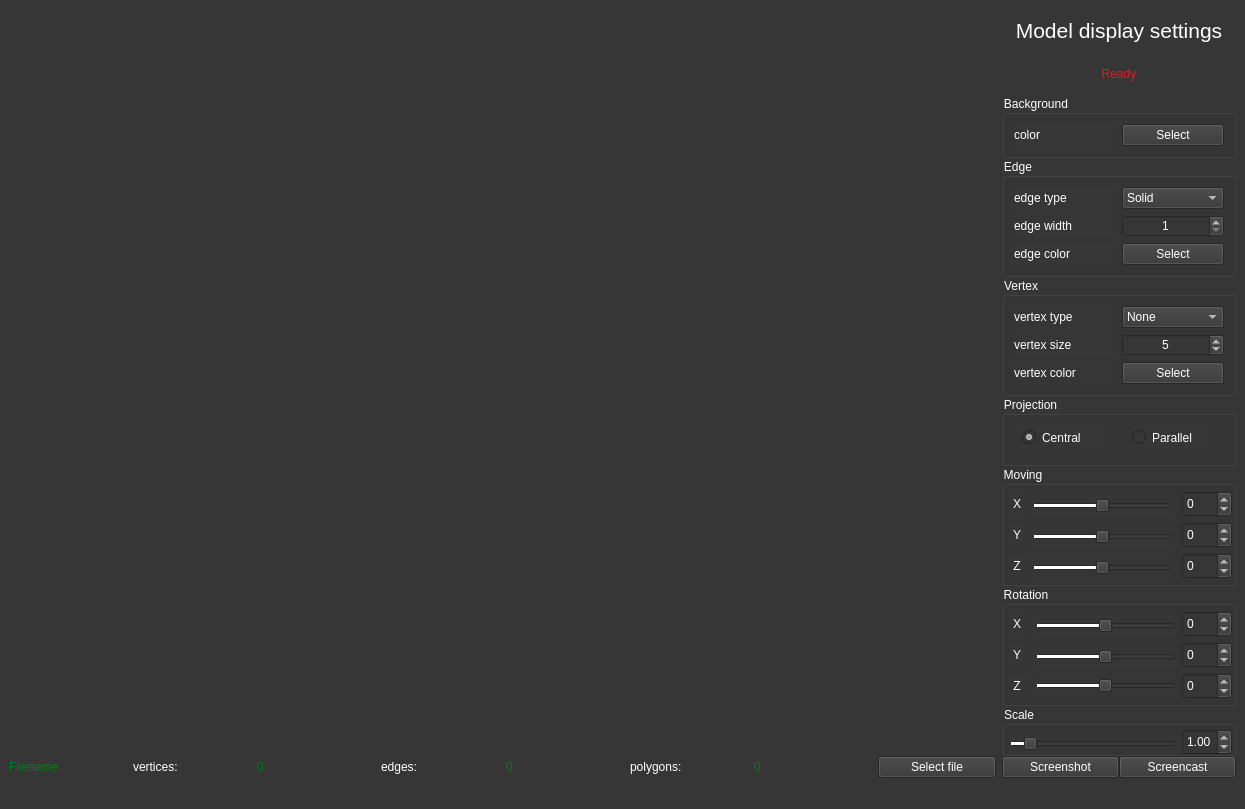
<?xml version="1.0" encoding="UTF-8"?>
<ui version="4.0">
 <class>MainWindow</class>
 <widget class="QMainWindow" name="MainWindow">
  <property name="geometry">
   <rect>
    <x>0</x>
    <y>0</y>
    <width>1245</width>
    <height>809</height>
   </rect>
  </property>
  <property name="windowTitle">
   <string>3D Viewer 1.0</string>
  </property>
  <property name="styleSheet">
   <string notr="true">background-color: rgb(54, 54, 54);</string>
  </property>
  <widget class="QWidget" name="centralwidget">
   <layout class="QGridLayout" name="gridLayout_3">
    <item row="3" column="0">
     <widget class="QLabel" name="label">
      <property name="styleSheet">
       <string notr="true">color: rgb(7, 122, 29);</string>
      </property>
      <property name="text">
       <string>Filename</string>
      </property>
     </widget>
    </item>
    <item row="3" column="1">
     <widget class="QLabel" name="label_2">
      <property name="styleSheet">
       <string notr="true">color: rgb(255, 255, 255);</string>
      </property>
      <property name="text">
       <string>vertices:</string>
      </property>
     </widget>
    </item>
    <item row="0" column="8" rowspan="4">
     <layout class="QVBoxLayout" name="verticalLayout" stretch="0,0,0,0,0,2,4,4,2,0">
      <property name="spacing">
       <number>0</number>
      </property>
      <property name="leftMargin">
       <number>0</number>
      </property>
      <property name="topMargin">
       <number>0</number>
      </property>
      <property name="rightMargin">
       <number>0</number>
      </property>
      <property name="bottomMargin">
       <number>0</number>
      </property>
      <item>
       <widget class="QLabel" name="label_14">
        <property name="font">
         <font>
          <pointsize>16</pointsize>
         </font>
        </property>
        <property name="styleSheet">
         <string notr="true">color: rgb(255, 255, 255);</string>
        </property>
        <property name="text">
         <string>Model display settings</string>
        </property>
        <property name="alignment">
         <set>Qt::AlignCenter</set>
        </property>
       </widget>
      </item>
      <item>
       <widget class="QLabel" name="label_gif">
        <property name="styleSheet">
         <string notr="true">color: rgb(224, 27, 36);</string>
        </property>
        <property name="text">
         <string>Ready</string>
        </property>
        <property name="alignment">
         <set>Qt::AlignCenter</set>
        </property>
       </widget>
      </item>
      <item>
       <widget class="QGroupBox" name="groupBox_2">
        <property name="styleSheet">
         <string notr="true">color: rgb(255, 255, 255);</string>
        </property>
        <property name="title">
         <string>Background</string>
        </property>
        <layout class="QGridLayout" name="gridLayout_4">
         <item row="0" column="0">
          <widget class="QLabel" name="label_27">
           <property name="text">
            <string>color</string>
           </property>
          </widget>
         </item>
         <item row="0" column="1">
          <widget class="QPushButton" name="pushButton_backgroundColor">
           <property name="text">
            <string>Select</string>
           </property>
          </widget>
         </item>
        </layout>
       </widget>
      </item>
      <item>
       <widget class="QGroupBox" name="groupBox_edges">
        <property name="styleSheet">
         <string notr="true">color: rgb(255, 255, 255);</string>
        </property>
        <property name="title">
         <string>Edge</string>
        </property>
        <layout class="QGridLayout" name="gridLayout">
         <item row="0" column="0">
          <widget class="QLabel" name="label_15">
           <property name="text">
            <string>edge type</string>
           </property>
          </widget>
         </item>
         <item row="0" column="1">
          <widget class="QComboBox" name="comboBox_edgetype">
           <item>
            <property name="text">
             <string>Solid</string>
            </property>
           </item>
           <item>
            <property name="text">
             <string>Dashed</string>
            </property>
           </item>
          </widget>
         </item>
         <item row="1" column="0">
          <widget class="QLabel" name="label_16">
           <property name="text">
            <string>edge width</string>
           </property>
          </widget>
         </item>
         <item row="1" column="1">
          <widget class="QSpinBox" name="spinBox_edgewidth">
           <property name="styleSheet">
            <string notr="true"/>
           </property>
           <property name="alignment">
            <set>Qt::AlignCenter</set>
           </property>
           <property name="minimum">
            <number>1</number>
           </property>
           <property name="maximum">
            <number>10</number>
           </property>
          </widget>
         </item>
         <item row="2" column="0">
          <widget class="QLabel" name="label_17">
           <property name="text">
            <string>edge color</string>
           </property>
          </widget>
         </item>
         <item row="2" column="1">
          <widget class="QPushButton" name="pushButton_edgeColor">
           <property name="text">
            <string>Select</string>
           </property>
          </widget>
         </item>
        </layout>
       </widget>
      </item>
      <item>
       <widget class="QGroupBox" name="groupBox_vertex">
        <property name="styleSheet">
         <string notr="true">color: rgb(255, 255, 255);</string>
        </property>
        <property name="title">
         <string>Vertex</string>
        </property>
        <layout class="QGridLayout" name="gridLayout_2">
         <item row="0" column="0">
          <widget class="QLabel" name="label_23">
           <property name="text">
            <string>vertex type</string>
           </property>
          </widget>
         </item>
         <item row="0" column="1">
          <widget class="QComboBox" name="comboBox_vertextype">
           <item>
            <property name="text">
             <string>None</string>
            </property>
           </item>
           <item>
            <property name="text">
             <string>Circle</string>
            </property>
           </item>
           <item>
            <property name="text">
             <string>Square</string>
            </property>
           </item>
          </widget>
         </item>
         <item row="1" column="0">
          <widget class="QLabel" name="label_22">
           <property name="text">
            <string>vertex size</string>
           </property>
          </widget>
         </item>
         <item row="1" column="1">
          <widget class="QSpinBox" name="spinBox_vertexsize">
           <property name="styleSheet">
            <string notr="true"/>
           </property>
           <property name="alignment">
            <set>Qt::AlignCenter</set>
           </property>
           <property name="minimum">
            <number>1</number>
           </property>
           <property name="maximum">
            <number>10</number>
           </property>
           <property name="value">
            <number>5</number>
           </property>
          </widget>
         </item>
         <item row="2" column="0">
          <widget class="QLabel" name="label_21">
           <property name="text">
            <string>vertex color</string>
           </property>
          </widget>
         </item>
         <item row="2" column="1">
          <widget class="QPushButton" name="pushButton_vertexColor">
           <property name="text">
            <string>Select</string>
           </property>
          </widget>
         </item>
        </layout>
       </widget>
      </item>
      <item>
       <widget class="QGroupBox" name="groupBox_projection">
        <property name="maximumSize">
         <size>
          <width>16777215</width>
          <height>70</height>
         </size>
        </property>
        <property name="styleSheet">
         <string notr="true">color: rgb(255, 255, 255);</string>
        </property>
        <property name="title">
         <string>Projection</string>
        </property>
        <widget class="QRadioButton" name="radioButton">
         <property name="geometry">
          <rect>
           <x>20</x>
           <y>30</y>
           <width>81</width>
           <height>23</height>
          </rect>
         </property>
         <property name="text">
          <string>Central</string>
         </property>
         <property name="checked">
          <bool>true</bool>
         </property>
        </widget>
        <widget class="QRadioButton" name="radioButton_2">
         <property name="geometry">
          <rect>
           <x>130</x>
           <y>30</y>
           <width>81</width>
           <height>23</height>
          </rect>
         </property>
         <property name="text">
          <string>Parallel</string>
         </property>
        </widget>
       </widget>
      </item>
      <item>
       <widget class="QGroupBox" name="groupBox_moving">
        <property name="minimumSize">
         <size>
          <width>234</width>
          <height>0</height>
         </size>
        </property>
        <property name="maximumSize">
         <size>
          <width>16777215</width>
          <height>120</height>
         </size>
        </property>
        <property name="sizeIncrement">
         <size>
          <width>0</width>
          <height>0</height>
         </size>
        </property>
        <property name="styleSheet">
         <string notr="true">color: rgb(255, 255, 255);</string>
        </property>
        <property name="title">
         <string>Moving</string>
        </property>
        <widget class="QDoubleSpinBox" name="doubleSpinBoxMoveX">
         <property name="geometry">
          <rect>
           <x>180</x>
           <y>25</y>
           <width>50</width>
           <height>26</height>
          </rect>
         </property>
         <property name="decimals">
          <number>0</number>
         </property>
         <property name="minimum">
          <double>-100.000000000000000</double>
         </property>
         <property name="maximum">
          <double>100.000000000000000</double>
         </property>
         <property name="singleStep">
          <double>1.000000000000000</double>
         </property>
         <property name="value">
          <double>0.000000000000000</double>
         </property>
        </widget>
        <widget class="QDoubleSpinBox" name="doubleSpinBoxMoveY">
         <property name="geometry">
          <rect>
           <x>180</x>
           <y>56</y>
           <width>50</width>
           <height>26</height>
          </rect>
         </property>
         <property name="decimals">
          <number>0</number>
         </property>
         <property name="minimum">
          <double>-100.000000000000000</double>
         </property>
         <property name="maximum">
          <double>100.000000000000000</double>
         </property>
         <property name="singleStep">
          <double>1.000000000000000</double>
         </property>
         <property name="value">
          <double>0.000000000000000</double>
         </property>
        </widget>
        <widget class="QDoubleSpinBox" name="doubleSpinBoxMoveZ">
         <property name="geometry">
          <rect>
           <x>180</x>
           <y>87</y>
           <width>50</width>
           <height>26</height>
          </rect>
         </property>
         <property name="decimals">
          <number>0</number>
         </property>
         <property name="minimum">
          <double>-100.000000000000000</double>
         </property>
         <property name="singleStep">
          <double>1.000000000000000</double>
         </property>
         <property name="value">
          <double>0.000000000000000</double>
         </property>
        </widget>
        <widget class="QLabel" name="label_10">
         <property name="geometry">
          <rect>
           <x>5</x>
           <y>28</y>
           <width>20</width>
           <height>20</height>
          </rect>
         </property>
         <property name="text">
          <string>X</string>
         </property>
         <property name="alignment">
          <set>Qt::AlignCenter</set>
         </property>
        </widget>
        <widget class="QLabel" name="label_12">
         <property name="geometry">
          <rect>
           <x>5</x>
           <y>90</y>
           <width>20</width>
           <height>20</height>
          </rect>
         </property>
         <property name="text">
          <string>Z</string>
         </property>
         <property name="alignment">
          <set>Qt::AlignCenter</set>
         </property>
        </widget>
        <widget class="QLabel" name="label_11">
         <property name="geometry">
          <rect>
           <x>5</x>
           <y>59</y>
           <width>20</width>
           <height>20</height>
          </rect>
         </property>
         <property name="text">
          <string>Y</string>
         </property>
         <property name="alignment">
          <set>Qt::AlignCenter</set>
         </property>
        </widget>
        <widget class="QSlider" name="horizontalSliderMoveX">
         <property name="geometry">
          <rect>
           <x>30</x>
           <y>30</y>
           <width>141</width>
           <height>20</height>
          </rect>
         </property>
         <property name="styleSheet">
          <string notr="true">
selection-background-color: rgb(255, 255, 255);</string>
         </property>
         <property name="minimum">
          <number>-100</number>
         </property>
         <property name="maximum">
          <number>100</number>
         </property>
         <property name="singleStep">
          <number>1</number>
         </property>
         <property name="pageStep">
          <number>10</number>
         </property>
         <property name="value">
          <number>0</number>
         </property>
         <property name="sliderPosition">
          <number>0</number>
         </property>
         <property name="orientation">
          <enum>Qt::Horizontal</enum>
         </property>
        </widget>
        <widget class="QSlider" name="horizontalSliderMoveY">
         <property name="geometry">
          <rect>
           <x>30</x>
           <y>61</y>
           <width>141</width>
           <height>20</height>
          </rect>
         </property>
         <property name="styleSheet">
          <string notr="true">selection-background-color: rgb(255, 255, 255);</string>
         </property>
         <property name="minimum">
          <number>-100</number>
         </property>
         <property name="maximum">
          <number>100</number>
         </property>
         <property name="singleStep">
          <number>1</number>
         </property>
         <property name="value">
          <number>0</number>
         </property>
         <property name="orientation">
          <enum>Qt::Horizontal</enum>
         </property>
        </widget>
        <widget class="QSlider" name="horizontalSliderMoveZ">
         <property name="geometry">
          <rect>
           <x>30</x>
           <y>92</y>
           <width>141</width>
           <height>20</height>
          </rect>
         </property>
         <property name="styleSheet">
          <string notr="true">selection-background-color: rgb(255, 255, 255);</string>
         </property>
         <property name="minimum">
          <number>-100</number>
         </property>
         <property name="maximum">
          <number>100</number>
         </property>
         <property name="singleStep">
          <number>1</number>
         </property>
         <property name="value">
          <number>0</number>
         </property>
         <property name="orientation">
          <enum>Qt::Horizontal</enum>
         </property>
        </widget>
       </widget>
      </item>
      <item>
       <widget class="QGroupBox" name="groupBox_rotation">
        <property name="minimumSize">
         <size>
          <width>0</width>
          <height>0</height>
         </size>
        </property>
        <property name="maximumSize">
         <size>
          <width>16777215</width>
          <height>120</height>
         </size>
        </property>
        <property name="styleSheet">
         <string notr="true">color: rgb(255, 255, 255);</string>
        </property>
        <property name="title">
         <string>Rotation</string>
        </property>
        <widget class="QDoubleSpinBox" name="doubleSpinBoxRotateX">
         <property name="geometry">
          <rect>
           <x>180</x>
           <y>25</y>
           <width>50</width>
           <height>26</height>
          </rect>
         </property>
         <property name="decimals">
          <number>0</number>
         </property>
         <property name="minimum">
          <double>-360.000000000000000</double>
         </property>
         <property name="maximum">
          <double>360.000000000000000</double>
         </property>
         <property name="singleStep">
          <double>1.000000000000000</double>
         </property>
         <property name="value">
          <double>0.000000000000000</double>
         </property>
        </widget>
        <widget class="QDoubleSpinBox" name="doubleSpinBoxRotateY">
         <property name="geometry">
          <rect>
           <x>180</x>
           <y>56</y>
           <width>50</width>
           <height>26</height>
          </rect>
         </property>
         <property name="decimals">
          <number>0</number>
         </property>
         <property name="minimum">
          <double>-360.000000000000000</double>
         </property>
         <property name="maximum">
          <double>360.000000000000000</double>
         </property>
         <property name="singleStep">
          <double>1.000000000000000</double>
         </property>
         <property name="value">
          <double>0.000000000000000</double>
         </property>
        </widget>
        <widget class="QDoubleSpinBox" name="doubleSpinBoxRotateZ">
         <property name="geometry">
          <rect>
           <x>180</x>
           <y>87</y>
           <width>50</width>
           <height>26</height>
          </rect>
         </property>
         <property name="decimals">
          <number>0</number>
         </property>
         <property name="minimum">
          <double>-360.000000000000000</double>
         </property>
         <property name="maximum">
          <double>360.000000000000000</double>
         </property>
         <property name="singleStep">
          <double>1.000000000000000</double>
         </property>
         <property name="value">
          <double>0.000000000000000</double>
         </property>
        </widget>
        <widget class="QLabel" name="label_5">
         <property name="geometry">
          <rect>
           <x>5</x>
           <y>28</y>
           <width>20</width>
           <height>20</height>
          </rect>
         </property>
         <property name="text">
          <string>X</string>
         </property>
         <property name="alignment">
          <set>Qt::AlignCenter</set>
         </property>
        </widget>
        <widget class="QLabel" name="label_6">
         <property name="geometry">
          <rect>
           <x>5</x>
           <y>59</y>
           <width>20</width>
           <height>20</height>
          </rect>
         </property>
         <property name="text">
          <string>Y</string>
         </property>
         <property name="alignment">
          <set>Qt::AlignCenter</set>
         </property>
        </widget>
        <widget class="QLabel" name="label_7">
         <property name="geometry">
          <rect>
           <x>5</x>
           <y>90</y>
           <width>20</width>
           <height>20</height>
          </rect>
         </property>
         <property name="text">
          <string>Z</string>
         </property>
         <property name="alignment">
          <set>Qt::AlignCenter</set>
         </property>
        </widget>
        <widget class="QSlider" name="horizontalSliderRotateX">
         <property name="geometry">
          <rect>
           <x>33</x>
           <y>30</y>
           <width>141</width>
           <height>20</height>
          </rect>
         </property>
         <property name="styleSheet">
          <string notr="true">selection-background-color: rgb(255, 255, 255);</string>
         </property>
         <property name="minimum">
          <number>-360</number>
         </property>
         <property name="maximum">
          <number>360</number>
         </property>
         <property name="singleStep">
          <number>1</number>
         </property>
         <property name="pageStep">
          <number>30</number>
         </property>
         <property name="value">
          <number>0</number>
         </property>
         <property name="sliderPosition">
          <number>0</number>
         </property>
         <property name="orientation">
          <enum>Qt::Horizontal</enum>
         </property>
        </widget>
        <widget class="QSlider" name="horizontalSliderRotateY">
         <property name="geometry">
          <rect>
           <x>33</x>
           <y>61</y>
           <width>141</width>
           <height>20</height>
          </rect>
         </property>
         <property name="styleSheet">
          <string notr="true">selection-background-color: rgb(255, 255, 255);</string>
         </property>
         <property name="minimum">
          <number>-360</number>
         </property>
         <property name="maximum">
          <number>360</number>
         </property>
         <property name="singleStep">
          <number>1</number>
         </property>
         <property name="pageStep">
          <number>30</number>
         </property>
         <property name="value">
          <number>0</number>
         </property>
         <property name="sliderPosition">
          <number>0</number>
         </property>
         <property name="orientation">
          <enum>Qt::Horizontal</enum>
         </property>
        </widget>
        <widget class="QSlider" name="horizontalSliderRotateZ">
         <property name="geometry">
          <rect>
           <x>33</x>
           <y>92</y>
           <width>141</width>
           <height>16</height>
          </rect>
         </property>
         <property name="styleSheet">
          <string notr="true">selection-background-color: rgb(255, 255, 255);</string>
         </property>
         <property name="minimum">
          <number>-360</number>
         </property>
         <property name="maximum">
          <number>360</number>
         </property>
         <property name="singleStep">
          <number>1</number>
         </property>
         <property name="pageStep">
          <number>30</number>
         </property>
         <property name="value">
          <number>0</number>
         </property>
         <property name="orientation">
          <enum>Qt::Horizontal</enum>
         </property>
        </widget>
       </widget>
      </item>
      <item>
       <widget class="QGroupBox" name="groupBox">
        <property name="maximumSize">
         <size>
          <width>16777215</width>
          <height>50</height>
         </size>
        </property>
        <property name="styleSheet">
         <string notr="true">color: rgb(255, 255, 255);</string>
        </property>
        <property name="title">
         <string>Scale</string>
        </property>
        <widget class="QDoubleSpinBox" name="doubleSpinBoxScale">
         <property name="geometry">
          <rect>
           <x>180</x>
           <y>23</y>
           <width>50</width>
           <height>26</height>
          </rect>
         </property>
         <property name="decimals">
          <number>2</number>
         </property>
         <property name="minimum">
          <double>0.100000000000000</double>
         </property>
         <property name="maximum">
          <double>100.000000000000000</double>
         </property>
         <property name="singleStep">
          <double>0.100000000000000</double>
         </property>
         <property name="value">
          <double>1.000000000000000</double>
         </property>
        </widget>
        <widget class="QSlider" name="horizontalSliderScale">
         <property name="geometry">
          <rect>
           <x>7</x>
           <y>30</y>
           <width>168</width>
           <height>16</height>
          </rect>
         </property>
         <property name="styleSheet">
          <string notr="true">selection-background-color: rgb(255, 255, 255);</string>
         </property>
         <property name="minimum">
          <number>10</number>
         </property>
         <property name="maximum">
          <number>1000</number>
         </property>
         <property name="pageStep">
          <number>10</number>
         </property>
         <property name="value">
          <number>100</number>
         </property>
         <property name="sliderPosition">
          <number>100</number>
         </property>
         <property name="orientation">
          <enum>Qt::Horizontal</enum>
         </property>
        </widget>
       </widget>
      </item>
      <item>
       <layout class="QHBoxLayout" name="horizontalLayout_3">
        <item>
         <widget class="QPushButton" name="pushButton_screenshot">
          <property name="styleSheet">
           <string notr="true">color: rgb(255, 255, 255);</string>
          </property>
          <property name="text">
           <string>Screenshot</string>
          </property>
         </widget>
        </item>
        <item>
         <widget class="QPushButton" name="pushButton_screencast">
          <property name="styleSheet">
           <string notr="true">color: rgb(255, 255, 255);</string>
          </property>
          <property name="text">
           <string>Screencast</string>
          </property>
         </widget>
        </item>
       </layout>
      </item>
     </layout>
    </item>
    <item row="3" column="3">
     <widget class="QLabel" name="label_4">
      <property name="styleSheet">
       <string notr="true">color: rgb(255, 255, 255);</string>
      </property>
      <property name="text">
       <string>edges:</string>
      </property>
     </widget>
    </item>
    <item row="3" column="4">
     <widget class="QLabel" name="label_edge_numb">
      <property name="styleSheet">
       <string notr="true">color: rgb(7, 122, 29);</string>
      </property>
      <property name="text">
       <string>0</string>
      </property>
     </widget>
    </item>
    <item row="3" column="2">
     <widget class="QLabel" name="label_vert_numb">
      <property name="styleSheet">
       <string notr="true">color: rgb(7, 122, 29);</string>
      </property>
      <property name="text">
       <string>0</string>
      </property>
     </widget>
    </item>
    <item row="3" column="7">
     <widget class="QPushButton" name="pushButton_file">
      <property name="styleSheet">
       <string notr="true">color: rgb(255, 255, 255);</string>
      </property>
      <property name="text">
       <string>Select file</string>
      </property>
     </widget>
    </item>
    <item row="3" column="5">
     <widget class="QLabel" name="label_3">
      <property name="styleSheet">
       <string notr="true">color: rgb(255, 255, 255);</string>
      </property>
      <property name="text">
       <string>polygons:</string>
      </property>
     </widget>
    </item>
    <item row="3" column="6">
     <widget class="QLabel" name="label_poly_numb">
      <property name="styleSheet">
       <string notr="true">color: rgb(7, 122, 29);</string>
      </property>
      <property name="text">
       <string>0</string>
      </property>
     </widget>
    </item>
    <item row="0" column="0" colspan="8">
     <widget class="CuteViewer" name="widget" native="true">
      <property name="sizePolicy">
       <sizepolicy hsizetype="Preferred" vsizetype="Preferred">
        <horstretch>0</horstretch>
        <verstretch>1</verstretch>
       </sizepolicy>
      </property>
     </widget>
    </item>
   </layout>
  </widget>
  <widget class="QMenuBar" name="menubar">
   <property name="geometry">
    <rect>
     <x>0</x>
     <y>0</y>
     <width>1245</width>
     <height>22</height>
    </rect>
   </property>
  </widget>
  <widget class="QStatusBar" name="statusbar"/>
 </widget>
 <customwidgets>
  <customwidget>
   <class>CuteViewer</class>
   <extends>QWidget</extends>
   <header location="global">cuteviewer.h</header>
   <container>1</container>
  </customwidget>
 </customwidgets>
 <resources/>
 <connections/>
</ui>
